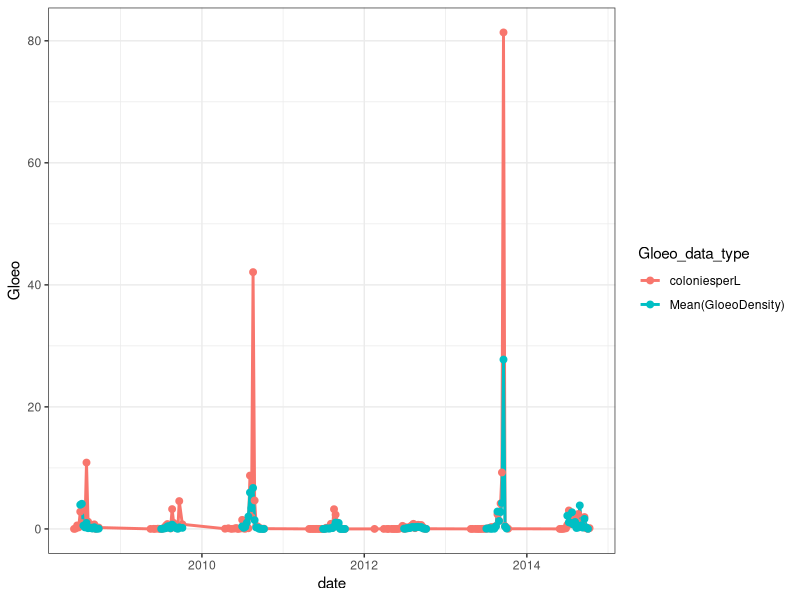
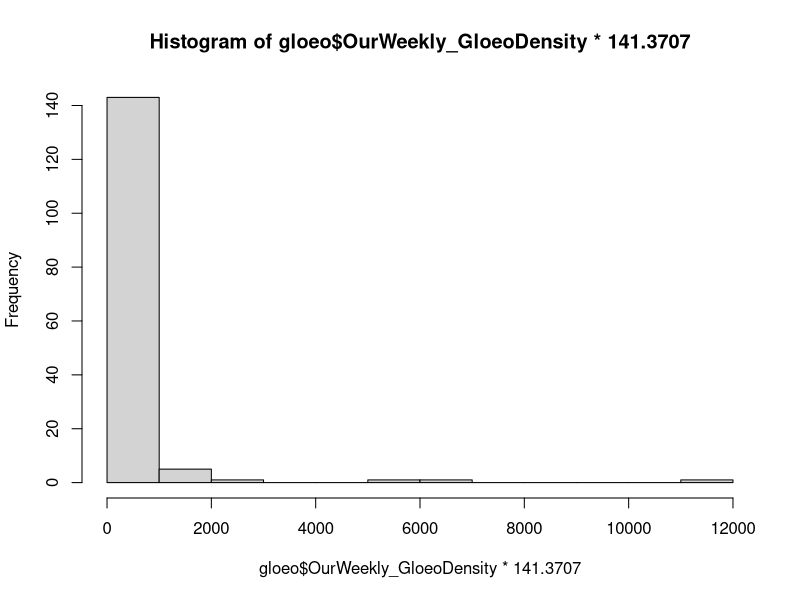
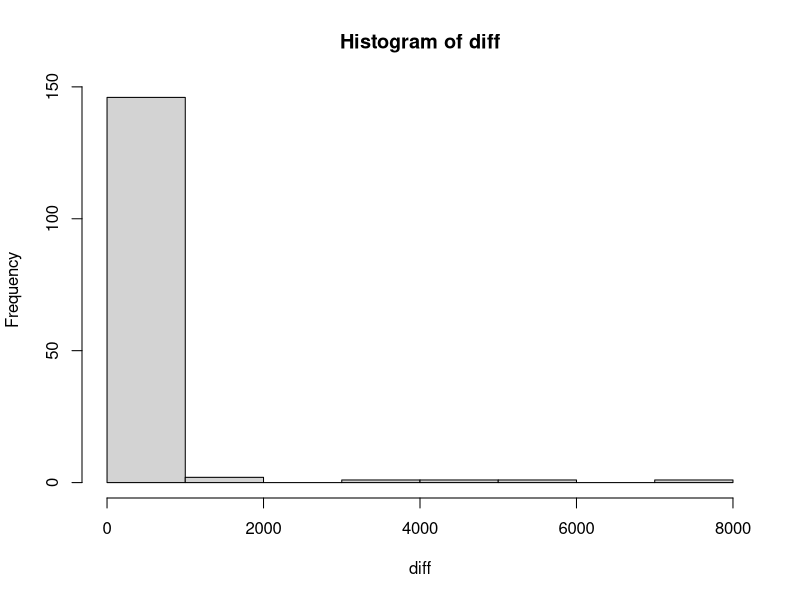
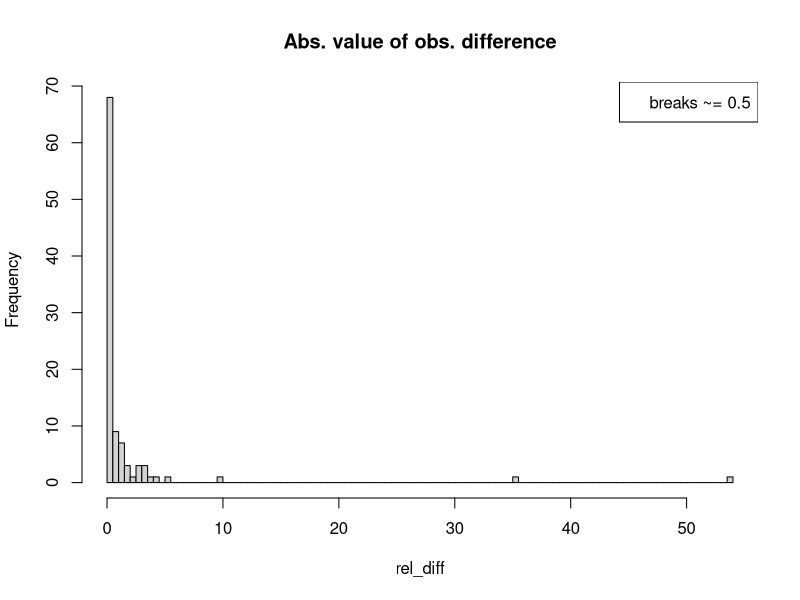
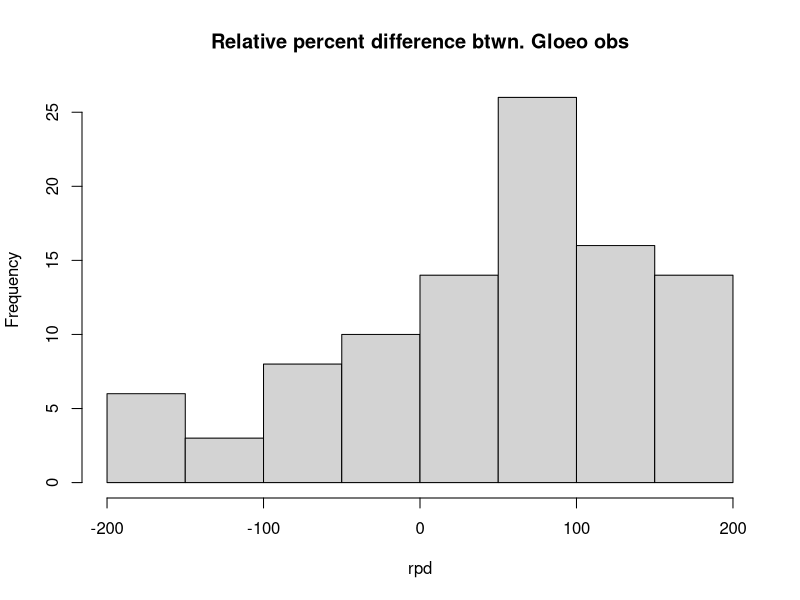

Here is the R script that generated these plots, in order:
#developing prior for observational Gloeo error
library(tidyverse)
library(readxl)


midge_1 <- read_csv('Datasets/Sunapee/SummarizedData/All_Sites_Gloeo_light_wtrtemp_airtemp.csv') %>%
  filter(site == "midge",
         !is.na(coloniesperL))
midge_2 <- read_csv('Datasets/Sunapee/SummarizedData/MidgeGloeo0814firstcut.csv') %>%
  rename(year = Year)

midge_all <- left_join(midge_1, midge_2, by = c("year","dayofyr")) %>%
  select(site, date, year, dayofyr, coloniesperL,filbundperL,totalperL,`Mean(GloeoDensity)`) %>%
  mutate(grand_mean_Gloeo = (coloniesperL + `Mean(GloeoDensity)`) /2)

midge_plot <- midge_all %>%
  gather(coloniesperL:`Mean(GloeoDensity)`, key = "Gloeo_data_type",value = "Gloeo") %>%
  filter(Gloeo_data_type %in% c("coloniesperL","Mean(GloeoDensity)"),
         year %in% c(2008:2014))

compare <- ggplot(data = midge_plot, aes(x = date, y = Gloeo, group = Gloeo_data_type, color = Gloeo_data_type))+
  geom_line(size = 1)+
  geom_point(size = 2)+
  theme_bw()
compare

rel_diff <- abs(midge_all$coloniesperL - midge_all$`Mean(GloeoDensity)`)

png("C:/Users/Mary Lofton/Desktop/MEL_Bayes/obs_error.png")
hist(rel_diff, breaks = 108, main = "Abs. value of obs. difference")
legend("topright",legend = "breaks ~= 0.5")
dev.off()

rpd <- (midge_all$coloniesperL - midge_all$`Mean(GloeoDensity)`) / midge_all$grand_mean_Gloeo * 100

png("C:/Users/Mary Lofton/Desktop/MEL_Bayes/obs_error_rpd.png")
hist(rpd, main = "Relative percent difference btwn. Gloeo obs")
dev.off()

#using data from Kathy 01JUL19

gloeo <- read_xlsx("./Datasets/Sunapee/SummarizedData/CompareMidgeDailytoWeeklyGloeoSamples_17April2019.xlsx")

hist(gloeo$OurWeekly_GloeoDensity*141.3707)

diff = abs(gloeo$OurWeekly_GloeoDensity*141.3707 - gloeo$MidgeDaily_GloeoDensity*141.3707)
diff_log = log(gloeo$OurWeekly_GloeoDensity*141.3707) - log(gloeo$MidgeDaily_GloeoDensity*141.3707)

hist(diff)

diff_log <- diff_log[!diff_log %in% c("-Inf","NaN","Inf")]

mean(diff, na.rm = TRUE)
#0.519 in log space; using this for prior?
#155.0856 in not-log space


sd(diff, na.rm = TRUE)
#1.006; using this for prior?
#908.4293 in not-log space

1/(mean(diff, na.rm = TRUE)^2)
